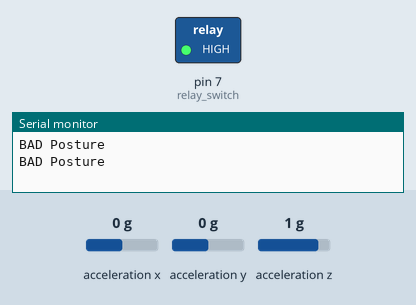
A program run on a simulated Arduino Uno, built with avr-gcc and run on an emulated ATmega328P. On the bench: switched loads named in the program (green lamp = pin HIGH), the last lines printed to the serial monitor. Wiring (inferred from the names in the program): MPU-6050 motion sensor at I2C address 0x68; MPU-6050 motion sensor at I2C address 0x69. Inputs (shaded band) come from the test bench; at power-on: acceleration z 1 g, acceleration x 0 g, acceleration y 0 g.

Above: at 1.2 s.
1.3 s: acceleration z set to 0 g
At 2.9 s:
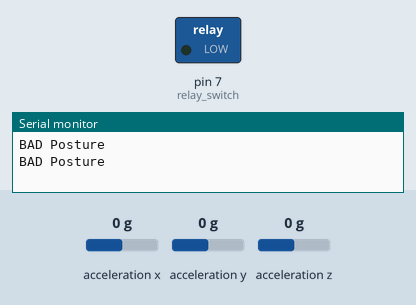
3.5 s: acceleration x set to 0.2 g
At 3.9 s:
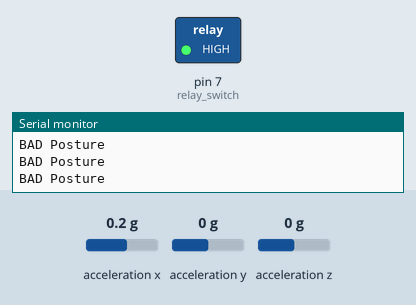
6.5 s: acceleration x set to 0 g
At 7.6 s:
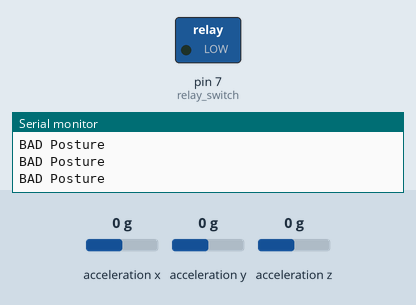
8.0 s: acceleration x set to 0.8 g
At 8.5 s:
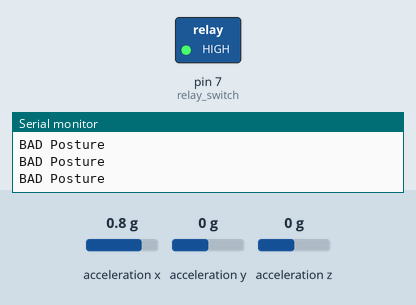
Timing chart, 0 to 11.0 s (numbered marks = the images above; inputs shaded):
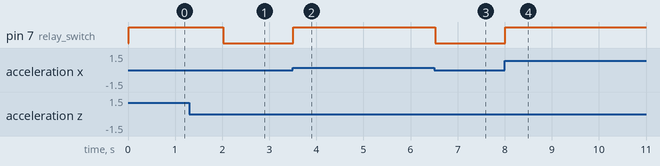

Measured:
- the behaviour switches between 0 and 0.1 g on acceleration x (found by bisection; images 1 and 2)
- after the input at 1.3 s, pin 7 (relay_switch): HIGH → LOW after 0.72 s
- after the input at 3.5 s, pin 7 (relay_switch): LOW → HIGH at once
- after the input at 6.5 s, pin 7 (relay_switch): HIGH → LOW at once
- after the input at 8.0 s, pin 7 (relay_switch): LOW → HIGH at once

The program:

main.cpp
```cpp
#include <Arduino.h>
#include "Wire.h"
#include <stdio.h>
#include <stdlib.h>


#define WINDOWSIZE 5

// char fileName [100] = "src/profiles/yathien.txt";

// Index 0 is for ROLL
// Index 1 is for PITCH
float bad_neck_posture_th [2] = {0, 55};
float good_neck_posture_th [2] = {0, 70};

// Index 0 is for ROLL
// Index 1 is for PITCH

float bad_spine_posture_th [2] = {44.0, 75};
float good_spine_posture_th [2] = {0, 80.0};

using namespace std;

// Hexadecimal adresses for I2C protocal
const int MPU_spine_address = 0x69; // Logic High; (110 1001)
const int MPU_neck_address = 0x68; // Logic Low; (110 1000) <-- default address

/*
  16 bit integer to store the reading of the the accelerometer from the two MPU 6050
  Index 1 from the arrays will refer to the reading from the SPINE MPU
  Index 0 from the arrays will refer to the reading from the NECK MPU
*/

/*
  ACCEL_XOUT_H: 0x3B ; upper 2-bytes
  ACCEL_XOUT_L: 0x3C ; lower 2-bytes

  ACCEL_YOUT_H: 0x3D
  ACCEL_YOUT_L: 0x3E

  ACCEL_ZOUT_H: 0x3F
  ACCEL_ZOUT_L: 0x40

  Each accelerometer output for x, y, z are 16-bit 2's Complement binary number
*/
float x_accel [2], y_accel [2], z_accel[2];
float x_accel_error[2], y_accel_error [2];

// Acting as our sliding window to store a set of data
float roll_neck [WINDOWSIZE], pitch_neck [WINDOWSIZE];
float roll_spine [WINDOWSIZE], pitch_spine[WINDOWSIZE];
int8_t index; // Keep track where we are in the index in the array

// Declaring the digital GPIO pins that we will communicate for the relay switch
size_t relay_switch = 7;

// FUNCTION DECLARATION
char * convert_int16_to_str(int16_t i);
void calculate_MPU_error(const int & mpu_address, const size_t index);
// void read_profile(char * fileName);


void setup () {
  Serial.begin(9600);

  pinMode(relay_switch, OUTPUT);
  digitalWrite(relay_switch, LOW);

  // Initialize the array to have some dummy value so when the loop function runs, there is some time for the array to fill up before anything happens
  for(int i = 0; i < WINDOWSIZE; ++i)
  {
    roll_neck[i] = 17000.0;
    pitch_neck[i] = 17000.0;
    roll_spine[i] = 17000.0;
    pitch_spine[i] = 17000.0;
  }

  // Reading profile

  Wire.begin();
  Wire.beginTransmission(MPU_neck_address); // Begins the I2C slave
  Wire.write(0x6B); // configures the chip in the neck MPU to not to be in sleep mode
  Wire.write(0x00); // set to zero; wakes up the MPU
  Wire.endTransmission(true);

  Wire.beginTransmission(MPU_spine_address); // Begins the I2C slave
  Wire.write(0x6B); // configures the chip in the sping MPU to not to be in sleep mode
  Wire.write(0x10); // set to zero; wakes up the MPU
  Wire.endTransmission(true);

  // // CALCULATING THE ERROR FROM THE MPUs
  // calculate_MPU_error(MPU_neck_address, 0);
  // calculate_MPU_error(MPU_spine_address, 1);

  // Serial.println("ERROR MPU MEASUREMENT");
  // Serial.print("spineErrorX = ");
  // Serial.print(x_accel_error[1]);
  // Serial.print(" | spineErrorY : ");
  // Serial.print(y_accel_error[1]);

  // Serial.print("\t\tneckErrorX = ");
  // Serial.print(x_accel_error[0]);
  // Serial.print(" | neckErrorY: ");
  // Serial.print(y_accel_error[0]);
  // Serial.println();
}

void loop () {
  // DATA FROM THE SPIN MPU
  Wire.beginTransmission(MPU_spine_address);
  Wire.write(0x3B);
  Wire.endTransmission(false);
  Wire.requestFrom(MPU_spine_address, 6, true); // requesting a total of 6 registers

  // READS RAW DATA
  x_accel[1] = Wire.read()<<8 | Wire.read();
  y_accel[1] = Wire.read()<<8 | Wire.read();
  z_accel[1] = Wire.read()<<8 | Wire.read();

  // PPRINTING RAW SPINE DATA
  // Serial.print("spineX = ");
  // Serial.print(convert_int16_to_str(x_accel[1]));
  // Serial.print(" | spineY = ");
  // Serial.print(convert_int16_to_str(y_accel[1]));
  // Serial.print(" | spineZ = ");
  // Serial.print(convert_int16_to_str(z_accel[1]));

  roll_spine[index] = (atan(y_accel[1] / sqrt(pow(x_accel[1], 2) + pow(z_accel[1], 2))) * 180) / PI;
  pitch_spine[index] = (atan((-1 * x_accel[1]) / sqrt(pow(y_accel[1], 2) + pow(z_accel[1], 2))) * 180) / PI;

  // Serial.print("spineRoll : ");
  // Serial.print(roll_spine[index]);
  // Serial.print(" | spinePitch : ");
  // Serial.print(pitch_spine[index]);

  // DATA FROM THE NECK MPU
  Wire.beginTransmission(MPU_neck_address);
  Wire.write(0x3B);
  Wire.endTransmission(false);
  Wire.requestFrom(MPU_neck_address, 6, true); // requesting a total of 6 registers

  // READS RAW DATA
  x_accel[0] = Wire.read()<<8 | Wire.read();
  y_accel[0] = Wire.read()<<8 | Wire.read();
  z_accel[0] = Wire.read()<<8 | Wire.read();

  // PRINTING RAW NECK DATA
  // Serial.print("\t\tneckX = ");
  // Serial.print(convert_int16_to_str(x_accel[0]));
  // Serial.print(" | neckY = ");
  // Serial.print(convert_int16_to_str(y_accel[0]));
  // Serial.print(" | neckZ = ");
  // Serial.print(convert_int16_to_str(z_accel[0]));

  roll_neck[index] = (atan(y_accel[0] / sqrt(pow(x_accel[0], 2) + pow(z_accel[0], 2))) * 180) / PI;
  pitch_neck[index] = (atan((-1 * x_accel[0]) / sqrt(pow(y_accel[0], 2) + pow(z_accel[0], 2))) * 180) / PI;

  // Serial.print("\t\tneckRoll : ");
  // Serial.print(roll_neck[index]);
  // Serial.print(" | neckPitch : ");
  // Serial.print(pitch_neck[index]);

  // This checks if the array has been filled up initially, this boolean only matters in like the first WINDOWSIZE iterations of the loop function
  if(pitch_neck[WINDOWSIZE - 1 ] != 17000.00) {

    float avg_roll_neck = 0, avg_pitch_neck = 0, avg_roll_spine = 0, avg_pitch_spine = 0;
    for(int i = 0; i < WINDOWSIZE; ++i) {
      avg_roll_neck += roll_neck[i];
      avg_pitch_neck += pitch_neck[i];
      avg_roll_spine += roll_spine[i];
      avg_pitch_spine += pitch_spine[i];
    }

    avg_roll_neck /= WINDOWSIZE;
    avg_pitch_neck /= WINDOWSIZE;
    avg_roll_spine /= WINDOWSIZE;
    avg_pitch_spine /= WINDOWSIZE;

    // Compares the threshold
    if((avg_pitch_spine >= good_spine_posture_th[1])) {   // Also include if the neck posture is also in good threshold (AND STATEMENT); for now it's using the pitch
      Serial.println("GOOD Posture");
      digitalWrite(relay_switch, LOW);

    }
    else if (avg_pitch_spine < good_spine_posture_th[1] && avg_pitch_spine > bad_spine_posture_th[1]) // Also include if the neck posture is in okay threshold; statement is OR between neck and spine for the yellow light to flash
    {
      Serial.println("OKAY Posture");
      digitalWrite(relay_switch, LOW);
    }
    else if(avg_pitch_spine <= bad_spine_posture_th[1] || avg_pitch_neck < good_neck_posture_th[1]) { // Also include if the neck posutre is also in bad threshold; statement is OR between neck and spine for the red light to flash
      Serial.println("BAD Posture ");

      // Turns on the other circuit that is controlled by the relay switch
      digitalWrite(relay_switch, HIGH);
      delay(1000);
      digitalWrite(relay_switch, LOW);
    }
  }

  // Increments the index in the range from 0 to WINDOWSIZE - 1; does this in a loop
  index = (index + 1) % WINDOWSIZE;

  Serial.println();
}


// FUNCTION DEFINITION

// Takes the reading from that is stored in the 16-bit integer and converts it into a string (array of chars)
char temp_str[7];
char * convert_int16_to_str(int16_t i) {
  sprintf(temp_str, "%6d", i);
  return temp_str;
}

// Parameters: Takes either of the spine or neck mpu address
// The refers to the where in the accel_error arrays
// Errors are small on the MPUs, so we can ignore them
void calculate_MPU_error(const int & mpu_address, const size_t index) {
  size_t i = 0, n = 50;
  float x, y, z;

  while(i < n) {
    Wire.beginTransmission(mpu_address);
    Wire.write(0x3B);
    Wire.endTransmission(false);
    Wire.requestFrom(mpu_address, 6, true);

    // Using accel arrays to store some temp values
    x = (Wire.read()<<8 | Wire.read()) / 16384.0;
    y = (Wire.read()<<8 | Wire.read()) / 16384.0;
    z = (Wire.read()<<8 | Wire.read()) / 16384.0;

    x_accel_error[index] = x_accel_error[index] + atan(y / sqrt( pow(x, 2) + pow(z, 2)));
    y_accel_error[index] = y_accel_error[index] + atan((-1 * x) / sqrt(pow(y, 2) + pow(z, 2)));
    ++i;
  }

  x_accel_error[index] /= n;
  y_accel_error[index] /= n;
}

// Honestly ignore this function
// void read_profile(char * fileName) {
//   FILE * file_ptr = fopen(fileName, "r");
//   if(file_ptr == NULL) {
//     Serial.println("File not found!");
//     return;
//   }

//   char temp [8][5];
//   size_t i = 0;
//   while(fgets(temp[i], sizeof(temp[i]), file_ptr)) {
//     ++i;
//   }

//   fclose(file_ptr);

//   good_spine_posture_th[0] = float(atoi(temp[0]));
//   good_spine_posture_th[1] = float(atoi(temp[1]));
//   bad_spine_posture_th[0] = float(atoi(temp[2]));
//   bad_spine_posture_th[1] = float(atoi(temp[3]));
//   good_neck_posture_th[0] = float(atoi(temp[4]));
//   good_neck_posture_th[1] = float(atoi(temp[5]));
//   bad_neck_posture_th[0] = float(atoi(temp[6]));
//   bad_neck_posture_th[1] = float(atoi(temp[7]));
// }
```
